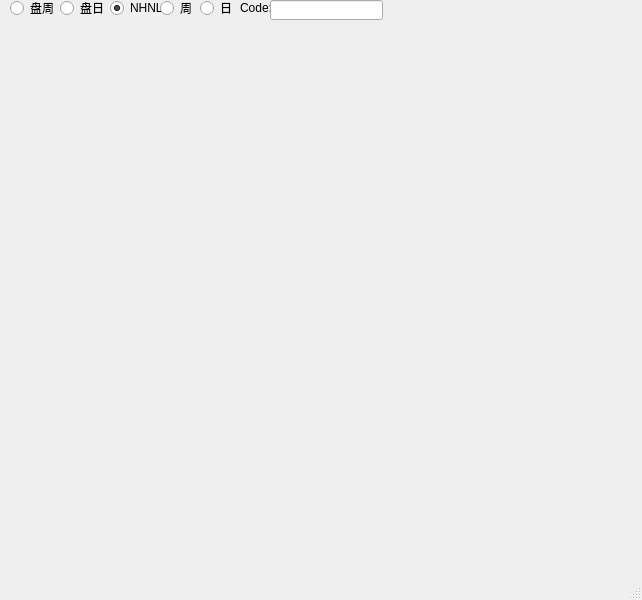
<?xml version="1.0" encoding="UTF-8"?>
<ui version="4.0">
 <class>MainWindow</class>
 <widget class="QMainWindow" name="MainWindow">
  <property name="geometry">
   <rect>
    <x>0</x>
    <y>0</y>
    <width>642</width>
    <height>600</height>
   </rect>
  </property>
  <property name="windowTitle">
   <string>MainWindow</string>
  </property>
  <widget class="QWidget" name="centralwidget">
   <property name="maximumSize">
    <size>
     <width>16777215</width>
     <height>16777215</height>
    </size>
   </property>
   <widget class="QRadioButton" name="indexWeek">
    <property name="geometry">
     <rect>
      <x>10</x>
      <y>0</y>
      <width>89</width>
      <height>16</height>
     </rect>
    </property>
    <property name="text">
     <string>盘周</string>
    </property>
   </widget>
   <widget class="QRadioButton" name="indexDay">
    <property name="geometry">
     <rect>
      <x>60</x>
      <y>0</y>
      <width>89</width>
      <height>16</height>
     </rect>
    </property>
    <property name="text">
     <string>盘日</string>
    </property>
   </widget>
   <widget class="QRadioButton" name="nhnl">
    <property name="geometry">
     <rect>
      <x>110</x>
      <y>0</y>
      <width>89</width>
      <height>16</height>
     </rect>
    </property>
    <property name="text">
     <string>NHNL</string>
    </property>
    <property name="checked">
     <bool>true</bool>
    </property>
   </widget>
   <widget class="QRadioButton" name="codeWeek">
    <property name="geometry">
     <rect>
      <x>160</x>
      <y>0</y>
      <width>89</width>
      <height>16</height>
     </rect>
    </property>
    <property name="text">
     <string>周</string>
    </property>
   </widget>
   <widget class="QRadioButton" name="codeDay">
    <property name="geometry">
     <rect>
      <x>200</x>
      <y>0</y>
      <width>89</width>
      <height>16</height>
     </rect>
    </property>
    <property name="text">
     <string>日</string>
    </property>
   </widget>
   <widget class="QLabel" name="label">
    <property name="geometry">
     <rect>
      <x>240</x>
      <y>0</y>
      <width>31</width>
      <height>16</height>
     </rect>
    </property>
    <property name="text">
     <string>Code:</string>
    </property>
   </widget>
   <widget class="QWidget" name="widget" native="true">
    <property name="geometry">
     <rect>
      <x>0</x>
      <y>20</y>
      <width>641</width>
      <height>551</height>
     </rect>
    </property>
    <property name="autoFillBackground">
     <bool>true</bool>
    </property>
   </widget>
   <widget class="QLineEdit" name="code">
    <property name="geometry">
     <rect>
      <x>270</x>
      <y>0</y>
      <width>113</width>
      <height>20</height>
     </rect>
    </property>
   </widget>
  </widget>
  <widget class="QStatusBar" name="statusBar"/>
 </widget>
 <resources/>
 <connections/>
</ui>
